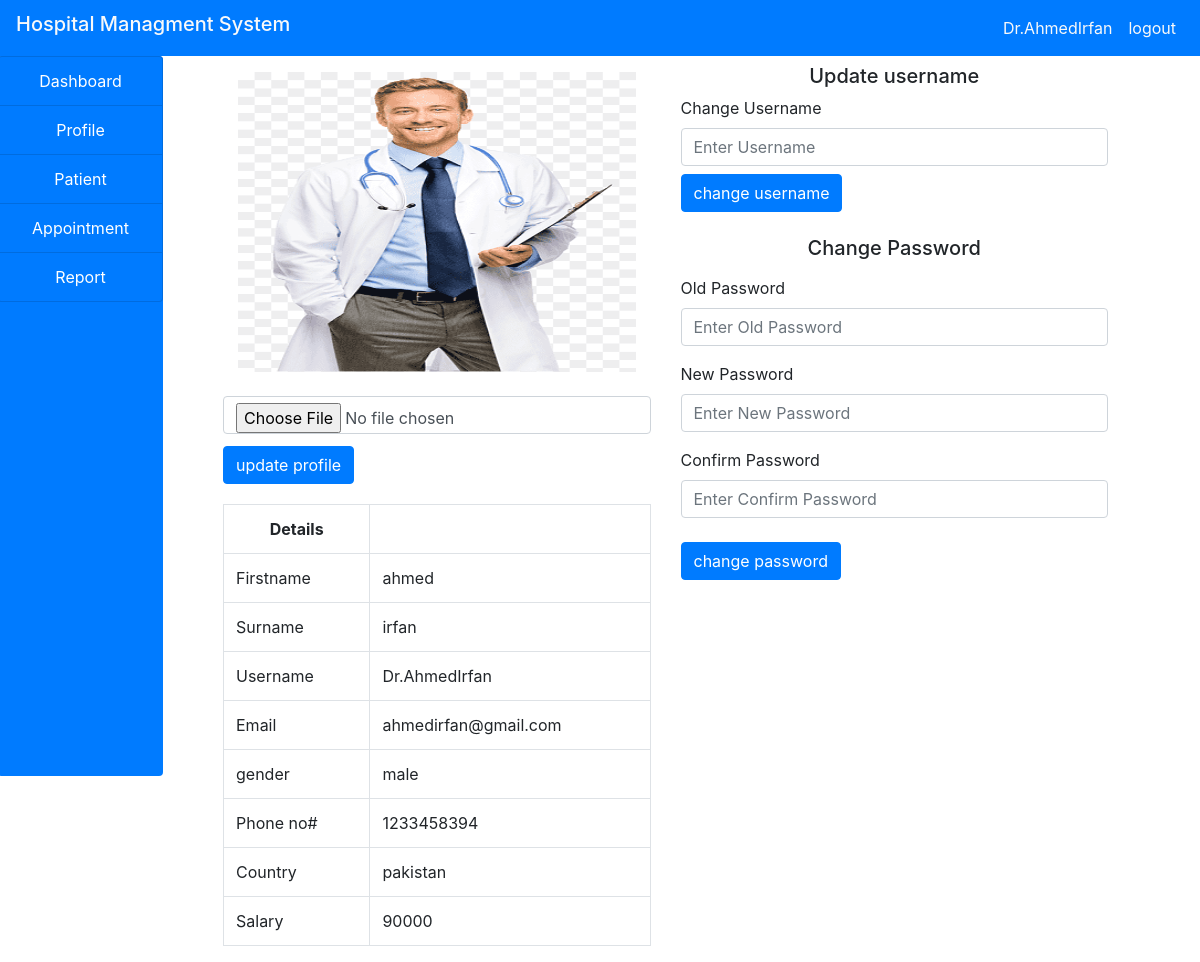
Screenshot of /doctor/profile.php (signed in) with the database file from the repository.
### tables this page shows
CREATE TABLE `doctors` (
  `id` int(11) NOT NULL,
  `firstname` varchar(255) NOT NULL,
  `surname` varchar(255) NOT NULL,
  `username` varchar(255) NOT NULL,
  `email` varchar(255) NOT NULL,
  `gender` varchar(255) NOT NULL,
  `phone` int(255) NOT NULL,
  `country` varchar(255) NOT NULL,
  `password` varchar(255) NOT NULL,
  `salary` varchar(255) NOT NULL,
  `date_reg` varchar(255) NOT NULL,
  `status` varchar(255) NOT NULL,
  `profile` varchar(255) NOT NULL
);

### doctor/profile.php (the view, shortened to what this page needs)
<!DOCTYPE html>
<html lang="en">
<head>
</head>
<body>
<?php
    include('../include/header.php');
    include('../include/connection.php');
?>
<div class="container-fluid">
    <div class="col-md-12">
        <div class="row">
            <div class="col-md-2" style="margin-left:-32px;">
                <?php
                include('sidenav.php');
                ?>
            </div>
            <div class="col-md-10">
                <div class="container-fluid">
                    <div class="col-md-12">
                        <div class="row">
                            <div class="col-md-6">
                            <?php
                            $doc=$_SESSION['doctor'];
                            $query="SELECT * FROM doctors WHERE username='$doc'";
                            $res=mysqli_query($conn,$query);
                            $row=mysqli_fetch_array($res);
                            ?>
                            <form method="POST" enctype="multipart/form-data">
                                <?php
                                echo "<img src='img/".$row['profile']."' style='height:300px' class='col-md-12 my-3'>";
                                ?>
                                <input type="file" name="img" class="form-control my-2">
                                <input type="submit" name="upload" class="btn btn-primary my-1" value="update profile">
                            </form>
                            <div class="my-3">
                                <table class="table table-bordered">
                                    <tr colspan="2" class="text-center">
                                        <th>Details</th>
                                    </tr>
                                    <tr>
                                        <td>Firstname</td>
                                        <td><?php echo $row['firstname'];?></td>
                                    </tr>
                                    <tr>
                                        <td>Surname</td>
                                        <td><?php echo $row['surname'];?></td>
                                    </tr>
                                    <tr>
                                        <td>Username</td>
                                        <td><?php echo $row['username'];?></td>
                                    </tr>
                                    <tr>
                                        <td>Email</td>
                                        <td><?php echo $row['email'];?></td>
                                    </tr>
                                    <tr>
                                        <td>gender</td>
                                        <td><?php echo $row['gender'];?></td>
                                    </tr>
                                    <tr>
                                        <td>Phone no#</td>
                                        <td><?php echo $row['phone'];?></td>
                                    </tr>
                                    <tr>
                                        <td>Country</td>
                                        <td><?php echo $row['country'];?></td>
                                    </tr>
                                    <tr>
                                        <td>Salary</td>
                                        <td><?php echo $row['salary'];?></td>
                                    </tr>
                                </table>
                            </div>
                            </div>
                            <div class="col-md-6">
                                <h5 class="text-center my-2">Update username</h5>
                                <form method="POST">
                                <label>Change Username</label>
                                <input type="text" name="uname" class="form-control" autocomplete="off" placeholder="Enter Username">
                                <input type="submit" name="change_uname" class="btn btn-primary my-2" value="change username">
                                </form>
                                <h5 class="text-center my-3">Change Password</h5>
                                <form method="POST">
                                <div class="form-group">
                                    <label>Old Password</label>
                                    <input type="password" name="old_pass" class="form-control" autocomplete="off" placeholder="Enter Old Password">
                                </div>
                                <div class="form-group">
                                    <label>New Password</label>
                                    <input type="password" name="new_pass" class="form-control" autocomplete="off" placeholder="Enter New Password">
                                </div>
                                <div class="form-group">
                                    <label>Confirm Password</label>
                                    <input type="password" name="con_pass" class="form-control" autocomplete="off" placeholder="Enter Confirm Password">
                                </div>
                                <input type="submit" name="change_pass" class="btn btn-primary my-2" value="change password">
                                </form>
                            </div>
                        </div>
                    </div>
                </div>
            </div>
        </div>
    </div>
</div>
</body>
</html>

### rows the page displays
doctors: profile (picture), firstname "ahmed", surname "irfan", username "Dr.AhmedIrfan", email "ahmedirfan@gmail.com", gender "male", phone "1233458394", country "pakistan", salary "90000"

### other values shown
$user "Dr.AhmedIrfan"
